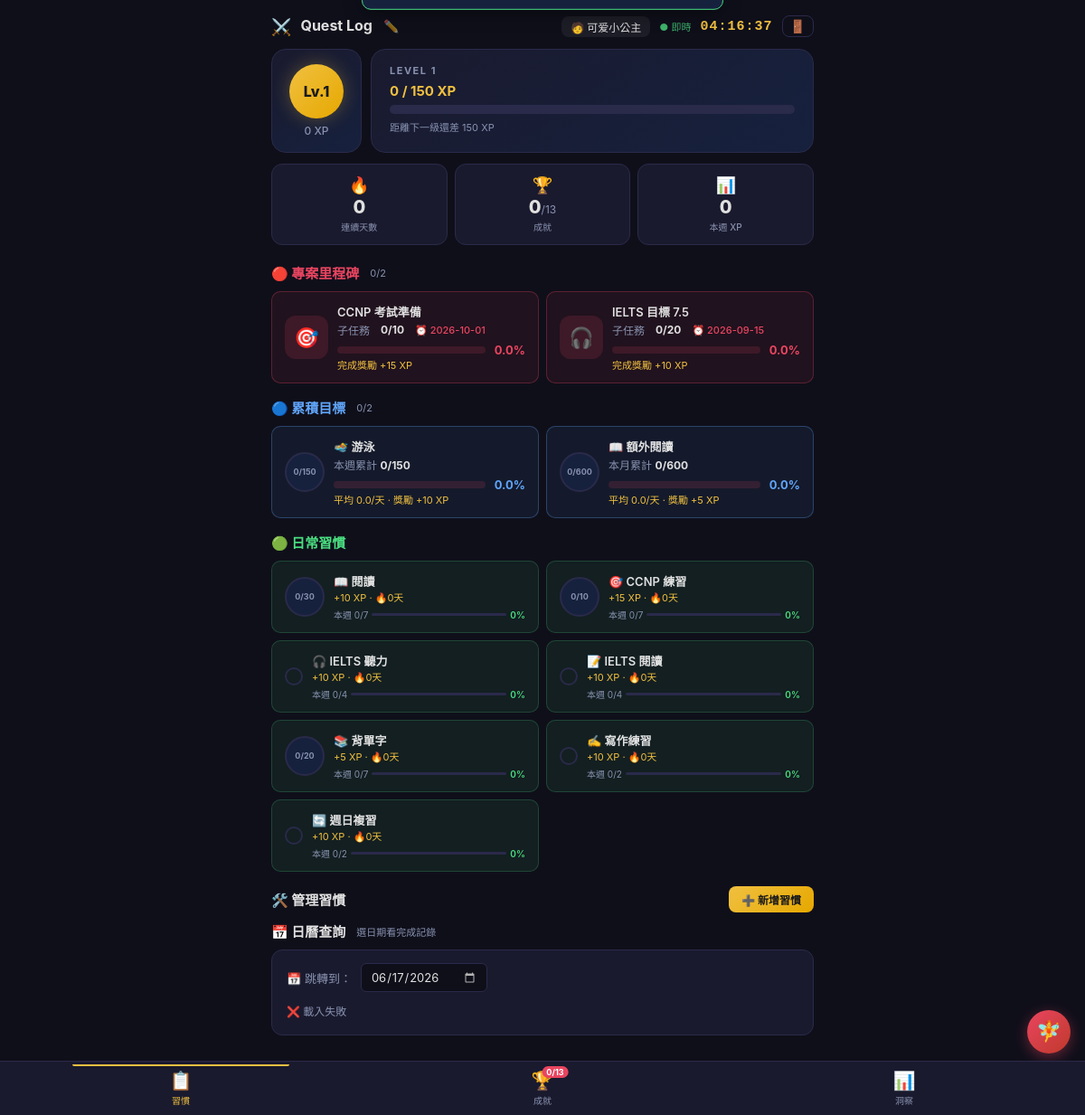
/ (signed in), run on the app's committed database.
### tables this page shows
CREATE TABLE users (
            id INTEGER PRIMARY KEY AUTOINCREMENT,
            username TEXT UNIQUE NOT NULL,
            pin_hash TEXT NOT NULL,
            avatar_emoji TEXT DEFAULT '🧑',
            created_at TIMESTAMP DEFAULT CURRENT_TIMESTAMP
        );

CREATE TABLE habits (
            id INTEGER PRIMARY KEY AUTOINCREMENT,
            user_id INTEGER NOT NULL,
            name TEXT NOT NULL,
            icon TEXT DEFAULT '📌',
            type TEXT NOT NULL DEFAULT 'yesno',
            schedule_type TEXT NOT NULL DEFAULT 'daily',
            schedule_value INTEGER DEFAULT 1,
            target_value INTEGER DEFAULT 1,
            base_xp INTEGER DEFAULT 10,
            category TEXT DEFAULT 'daily',
            sort_order INTEGER DEFAULT 0,
            is_active INTEGER DEFAULT 1,
            created_at TIMESTAMP DEFAULT CURRENT_TIMESTAMP, "group" TEXT DEFAULT NULL, deadline TEXT DEFAULT NULL, "scope" TEXT DEFAULT NULL, best_streak TEXT DEFAULT NULL,
            FOREIGN KEY (user_id) REFERENCES users(id)
        );

### routes/dashboard.py (the view, shortened to what this page needs)
@bp.route('/')
def dashboard():
    user_id = session.get('user_id')
    if not user_id:
        return redirect('/login')
    db = get_db()
    user = db.execute("SELECT * FROM users WHERE id=?", (user_id,)).fetchone()
    if not user:
        session.clear()
        return redirect('/login')
    xp = get_total_xp(user_id)
    level = get_level(xp)
    date_str = today()
    site_title = 'Quest Log'
    all_habits = db.execute(
        'SELECT * FROM habits WHERE user_id=? AND is_active=1 ORDER BY sort_order',
        (user_id,)
    ).fetchall()
    milestone_habits = [h for h in all_habits if h['group'] == 'milestone']
    target_habits = [dict(h) for h in all_habits if h['group'] == 'target']
    daily_habits = [dict(h) for h in all_habits if h['group'] == 'daily']
    today_log = {
        r['habit_id']: dict(r) for r in db.execute(
            'SELECT hl.*, h.name, h.icon, h.type, h.target_value FROM habit_log hl '
            'JOIN habits h ON hl.habit_id=h.id '
            'WHERE hl.user_id=? AND hl.date=?',
            (user_id, date_str)
        ).fetchall()
    }
    task_progress = {}
    done_ids = set()
    for h in all_habits:
        log = today_log.get(h['id'])
        tid = h['id']
        if h['type'] == 'yesno':
            done = log is not None
            if done:
                done_ids.add(tid)
        elif h['type'] == 'number':
            val = log['value'] if log else 0
            done = val >= h['target_value']
            if done:
                done_ids.add(tid)
        else:  # timer
            val = log['value'] if log else 0
            done = val >= h['target_value']
            if done:
                done_ids.add(tid)
            progress_ring = f"{val}/{h['target_value']}"
        streak = get_habit_streak(user_id, h['id'])
        task_progress[tid] = {
            'current': log['value'] if log else 0,
            'target': h['target_value'],
            'done': done,
            'streak': streak,
        }
    compliance = _get_weekly_compliance(user_id, all_habits)
    today_date = datetime.date.today()
    for t in target_habits:
        tid = t['id']
        if t.get('scope') == 'weekly':
            start = today_date - datetime.timedelta(days=today_date.weekday())
        else:  # monthly
            start = today_date.replace(day=1)
        rows = db.execute(
            'SELECT COALESCE(SUM(value),0) as total FROM habit_log WHERE user_id=? AND habit_id=? AND date>=?',
            (user_id, tid, start.isoformat())
        ).fetchone()
        cum_val = rows['total'] if rows else 0
        target = t['target_value']
        if tid not in task_progress:
            task_progress[tid] = {'current': 0, 'target': target, 'done': False, 'streak': 0}
        task_progress[tid]['current'] = cum_val
        task_progress[tid]['target'] = target
        task_progress[tid]['done'] = cum_val >= target
        days_elapsed = max(1, (today_date - start).days + 1)
        task_progress[tid]['avg'] = round(cum_val / days_elapsed, 1)
    streak = get_streak(user_id)
    week_data = []
    week_xp_sum = 0
    for i in range(6, -1, -1):
        d = (datetime.date.today() - datetime.timedelta(days=i)).isoformat()
        rows = db.execute(
            'SELECT xp FROM habit_log WHERE user_id=? AND date=?',
            (user_id, d)
        ).fetchall()
        xp_sum = sum(r['xp'] for r in rows)
        week_data.append({'date': d, 'xp': xp_sum, 'count': len(rows)})
        week_xp_sum += xp_sum
    unlocked_achs = {
        a['achievement_id'] for a in db.execute(
            'SELECT achievement_id FROM user_achievements WHERE user_id=?',
            (user_id,)
        ).fetchall()
    }
    cn_achievements = []
    for ach in CN_ACHIEVEMENTS:
        cn_achievements.append({**ach, 'unlocked': ach['id'] in unlocked_achs})
    unlocked_count = len([a for a in cn_achievements if a['unlocked']])
    total_ach_count = len(cn_achievements)
    history = db.execute(
        '''SELECT hl.date, hl.xp, hl.value, h.name, h.icon
           FROM habit_log hl JOIN habits h ON hl.habit_id=h.id
           WHERE hl.user_id=? ORDER BY hl.created_at DESC LIMIT 50''',
        (user_id,)
    ).fetchall()
    today_date = datetime.date.today()
    heatmap_start = today_date - datetime.timedelta(days=today_date.weekday() + 83)  # ~12 weeks back to Monday
    heatmap_rows = db.execute(
        'SELECT date, COUNT(*) as cnt, COALESCE(SUM(xp),0) as xp_sum FROM habit_log '
        'WHERE user_id=? AND date>=? GROUP BY date ORDER BY date',
        (user_id, heatmap_start.isoformat())
    ).fetchall()
    heatmap_by_date = {r['date']: {'cnt': r['cnt'], 'xp': r['xp_sum']} for r in heatmap_rows}
    heatmap_weeks = []
    d = heatmap_start
    max_xp = max((r['xp_sum'] for r in heatmap_rows), default=1)
    while d <= today_date:
        week = []
        for _ in range(7):
            iso = d.isoformat()
            entry = heatmap_by_date.get(iso, {'cnt': 0, 'xp': 0})
            intensity = 0
            week.append({'date': iso, 'cnt': entry['cnt'], 'xp': entry['xp'], 'intensity': intensity})
            d += datetime.timedelta(days=1)
        heatmap_weeks.append(week)
    insight_compliance = []
    for h in all_habits:
        c = compliance.get(h['id'], {'done': 0, 'scheduled': 7, 'compliance': 0})
        insight_compliance.append({
            'id': h['id'],
            'name': h['name'],
            'icon': h['icon'],
            'done': c['done'],
            'scheduled': c['scheduled'],
            'compliance': c['compliance'],
        })
    insight_compliance.sort(key=lambda x: x['compliance'], reverse=True)
    insight_streaks = []
    for h in all_habits:
        s = task_progress.get(h['id'], {}).get('streak', 0)
        insight_streaks.append({
            'id': h['id'],
            'name': h['name'],
            'icon': h['icon'],
            'streak': s,
        })
    insight_streaks.sort(key=lambda x: x['streak'], reverse=True)
    return render_template('index.html',
        today=date_str,
        site_title=site_title,
        milestone_habits=[dict(h) for h in milestone_habits],
        target_habits=[dict(h) for h in target_habits],
        daily_habits=[dict(h) for h in daily_habits],
        done_ids=done_ids,
        task_progress=task_progress,
        task_progress_json=json.dumps({str(k): v for k, v in task_progress.items()}),
        compliance={str(k): v for k, v in compliance.items()},
        level=level,
        xp=xp,
        streak=streak,
        username=user['username'],
        user_avatar=user['avatar_emoji'],
        week_xp_sum=week_xp_sum,
        week_data=json.dumps(week_data),
        cn_achievements=cn_achievements,
        unlocked_count=unlocked_count,
        total_ach_count=total_ach_count,
        history=history,
        heatmap_weeks=heatmap_weeks,
        insight_compliance=insight_compliance,
        insight_streaks=insight_streaks,
        LEVELS=LEVELS,
    )

### templates/index.html (shortened to what this page needs)
<!DOCTYPE html>
<html lang="zh-Hant" data-theme="dark">
<head>
<link rel="stylesheet" href="/static/style.css">
</head>
<body>
<div class="container">
  <div class="top-bar">
    <div class="top-bar-left">
      <span class="top-bar-icon">⚔️</span>
      <span class="top-bar-title" id="siteTitle" contenteditable="false">{{ site_title }}</span>
      <button class="title-edit-btn" id="titleEditBtn" title="編輯名稱">✏️</button>
    </div>
    <div class="top-bar-right">
      <span class="user-badge">{{ user_avatar }} {{ username }}</span>
      <span class="sync-badge" id="syncBadge">● 即時</span>
      <span class="live-clock" id="liveClock">--:--:--</span>
      <button class="logout-btn" id="logoutBtn" title="登出">🚪</button>
    </div>
  </div>
  <div class="hero-cards">
    <div class="level-card">
      <div class="level-circle">Lv.{{ level.level }}</div>
      <div class="level-sub">{{ xp }} XP</div>
    </div>
    <div class="xp-card">
      <div class="xp-card-header">LEVEL {{ level.level }}</div>
      {% set prev_cum = LEVELS[level.level-2]['xp_cumulative'] if level.level > 1 else 0 %}
      {% set next_cum = LEVELS[level.level]['xp_cumulative'] if level.level < 20 else LEVELS[19]['xp_cumulative'] %}
      {% set pct = ((xp - prev_cum) / (next_cum - prev_cum) * 100) | round %}
      <div class="xp-card-numbers">{{ xp }} / {{ next_cum }} XP</div>
      <div class="xp-card-bar">
      </div>
      <div class="xp-card-label">距離下一級還差 {{ next_cum - xp }} XP</div>
    </div>
  </div>
  <div class="stat-cards">
    <div class="stat-card">
      <div class="stat-icon">🔥</div>
      <div class="stat-number">{{ streak }}</div>
      <div class="stat-label">連續天數</div>
    </div>
    <div class="stat-card">
      <div class="stat-icon">🏆</div>
      <div class="stat-number">{{ unlocked_count }}<small>/{{ total_ach_count }}</small></div>
      <div class="stat-label">成就</div>
    </div>
    <div class="stat-card">
      <div class="stat-icon">📊</div>
      <div class="stat-number">{{ week_xp_sum }}</div>
      <div class="stat-label">本週 XP</div>
    </div>
  </div>
  <div class="tab-content active" id="tab-tasks">
    {% set ms_count = milestone_habits | selectattr('id') | list | length %}
    {% set ms_done = milestone_habits | selectattr('id', 'in', done_ids) | list | length %}
    <div class="section-title section-milestone">🔴 專案里程碑 <span class="section-sub">{{ ms_done }}/{{ ms_count }}</span></div>
    <div class="task-grid">
      {% for t in milestone_habits %}
      {% set prog = task_progress.get(t.id, {'current': 0, 'target': 10, 'done': False, 'streak': 0}) %}
      {% set pct = (prog.current / prog.target * 100) | round if prog.target > 0 else 0 %}
      <div class="task-card card-milestone {{ 'done' if prog.done }}" data-habit="{{ t.id }}" data-type="{{ t.type }}" data-progress="{{ prog.current }}" data-target="{{ prog.target }}">
        <div class="task-card-left">
          <div class="milestone-badge">{{ t.icon }}</div>
        </div>
        <div class="task-info">
          <div class="task-name">{{ t.name }}</div>
          <div class="milestone-sub">
            子任務 <strong>{{ prog.current }}/{{ prog.target }}</strong>
            {% if t.deadline %}<span class="milestone-deadline">⏰ {{ t.deadline }}</span>{% endif %}
          </div>
          <div class="milestone-bar-wrap">
            <div class="milestone-bar"><div class="milestone-fill" style="width:{{ pct }}%"></div></div>
            <span class="milestone-pct">{{ pct }}%</span>
          </div>
          <div class="task-xp">完成獎勵 +{{ t.base_xp }} XP</div>
        </div>
      </div>
      {% endfor %}
    </div>
    {% set tg_count = target_habits | selectattr('id') | list | length %}
    {% set tg_done = target_habits | selectattr('id', 'in', done_ids) | list | length %}
    <div class="section-title section-target">🔵 累積目標 <span class="section-sub">{{ tg_done }}/{{ tg_count }}</span></div>
    <div class="task-grid">
      {% for t in target_habits %}
      {% set prog = task_progress.get(t.id, {'current': 0, 'target': 150, 'done': False, 'avg': 0}) %}
      {% set pct = (prog.current / prog.target * 100) | round if prog.target > 0 else 0 %}
      {% set scope_label = '本週' if t.scope == 'weekly' else '本月' %}
      <div class="task-card card-target {{ 'done' if prog.done }}" data-habit="{{ t.id }}" data-type="{{ t.type }}" data-progress="{{ prog.current }}" data-target="{{ prog.target }}">
        <div class="task-card-left">
          <div class="progress-ring">{{ prog.current }}/{{ prog.target }}<div class="progress-bar-inner" style="width:{{ pct }}%"></div></div>
        </div>
        <div class="task-info">
          <div class="task-name">{{ t.icon }} {{ t.name }}</div>
          <div class="target-detail">{{ scope_label }}累計 <strong>{{ prog.current }}/{{ prog.target }}</strong></div>
          <div class="milestone-bar-wrap">
            <div class="milestone-bar"><div class="milestone-fill target-fill" style="width:{{ pct }}%"></div></div>
            <span class="milestone-pct target-pct">{{ pct }}%</span>
          </div>
          <div class="task-xp">平均 {{ prog.avg }}/天 · 獎勵 +{{ t.base_xp }} XP</div>
        </div>
      </div>
      {% endfor %}
    </div>
    <div class="section-title section-daily">🟢 日常習慣</div>
    <div class="task-grid">
      {% for t in daily_habits %}
      {% set prog = task_progress.get(t.id, {'current': 0, 'target': 30, 'done': False, 'streak': 0}) %}
      {% set comp = compliance.get(t.id | string, {'done': 0, 'scheduled': 7, 'compliance': 0}) %}
      {% if t.type in ('timer','number') %}
      <div class="task-card card-daily {{ 'done' if prog.done }}" data-habit="{{ t.id }}" data-type="{{ t.type }}" data-progress="{{ prog.current }}" data-target="{{ prog.target }}">
        <div class="progress-ring">{{ prog.current }}/{{ prog.target }}<div class="progress-bar-inner" style="width:{{ (prog.current / prog.target * 100) if prog.target > 0 else 0 }}%"></div></div>
        <div class="task-info">
          <div class="task-name">{{ t.icon }} {{ t.name }}</div>
          <div class="task-xp">+{{ t.base_xp }} XP · 🔥{{ prog.streak }}天</div>
          <div class="comp-bar-wrap"><span class="comp-label">本週 {{ comp.done }}/{{ comp.scheduled }}</span><div class="comp-bar"><div class="comp-fill" style="width:{{ comp.compliance }}%"></div></div><span class="comp-pct">{{ comp.compliance }}%</span></div>
        </div>
      </div>
      {% else %}
      <div class="task-card card-daily {{ 'done' if t.id in done_ids }}" data-habit="{{ t.id }}" data-type="yesno">
        <div class="check">{{ '✓' if t.id in done_ids else '' }}</div>
        <div class="task-info">
          <div class="task-name">{{ t.icon }} {{ t.name }}</div>
          <div class="task-xp">+{{ t.base_xp }} XP · 🔥{{ prog.streak }}天</div>
          <div class="comp-bar-wrap"><span class="comp-label">本週 {{ comp.done }}/{{ comp.scheduled }}</span><div class="comp-bar"><div class="comp-fill" style="width:{{ comp.compliance }}%"></div></div><span class="comp-pct">{{ comp.compliance }}%</span></div>
        </div>
      </div>
      {% endif %}
      {% endfor %}
    </div>
    <div class="section-title">🛠️ 管理習慣<button class="add-habit-btn" id="addHabitBtn">➕ 新增習慣</button></div>
    <div class="section-title">📅 日曆查詢 <span class="section-sub">選日期看完成記錄</span></div>
    <div class="calendar-section">
      <div class="calendar-row">
        <label>📅 跳轉到：</label>
        <input type="date" id="datePicker" value="{{ today }}">
      </div>
      <div class="day-tasks" id="dayTasks"></div>
    </div>
  </div>
</div>
<div class="tab-bar">
  <button class="tab-btn active" data-tab="tasks">
    <span class="tab-icon">📋</span>
    <span class="tab-label">習慣</span>
  </button>
  <button class="tab-btn" data-tab="achievements">
    <span class="tab-icon">🏆</span>
    <span class="tab-label">成就</span>
    <span class="tab-badge">{{ unlocked_count }}/{{ total_ach_count }}</span>
  </button>
  <button class="tab-btn" data-tab="data">
    <span class="tab-icon">📊</span>
    <span class="tab-label">洞察</span>
  </button>
</div>
<button class="fab-book" id="fabBook" title="小精靈翻頁">🧚</button>
<div class="toast" id="toast"></div>
</body>
</html>

### data on the page
users: username "可爱小公主"
habits: icon "🎯", name "CCNP 考試準備", current "0", target "10", deadline "2026-10-01", pct "0.0", base_xp "15"
habits: icon "🎧", name "IELTS 目標 7.5", current "0", target "20", deadline "2026-09-15", pct "0.0", base_xp "10"
habits: current "0", target "150", icon "🏊", name "游泳", scope_label "本週", pct "0.0", avg "0.0", base_xp "10"
habits: current "0", target "600", icon "📖", name "額外閱讀", scope_label "本月", pct "0.0", avg "0.0", base_xp "5"
habits: current "0", target "30", icon "📖", name "閱讀", base_xp "10", streak "0", done "0", scheduled "7", compliance "0"
habits: current "0", target "10", icon "🎯", name "CCNP 練習", base_xp "15", streak "0", done "0", scheduled "7", compliance "0"
habits: icon "🎧", name "IELTS 聽力", base_xp "10", streak "0", done "0", scheduled "4", compliance "0"
habits: icon "📝", name "IELTS 閱讀", base_xp "10", streak "0", done "0", scheduled "4", compliance "0"
habits: current "0", target "20", icon "📚", name "背單字", base_xp "5", streak "0", done "0", scheduled "7", compliance "0"
habits: icon "✍️", name "寫作練習", base_xp "10", streak "0", done "0", scheduled "2", compliance "0"
habits: icon "🔄", name "週日複習", base_xp "10", streak "0", done "0", scheduled "2", compliance "0"

### other printed values
{{ site_title }} "Quest Log"
{{ user_avatar }} "🧑"
{{ level.level }} "1"
{{ xp }} "0"
{{ next_cum }} "150"
{{ next_cum - xp }} "150"
{{ streak }} "0"
{{ unlocked_count }} "0"
{{ total_ach_count }} "13"
{{ week_xp_sum }} "0"
{{ ms_done }} "0"
{{ ms_count }} "2"
{{ tg_done }} "0"
{{ tg_count }} "2"
